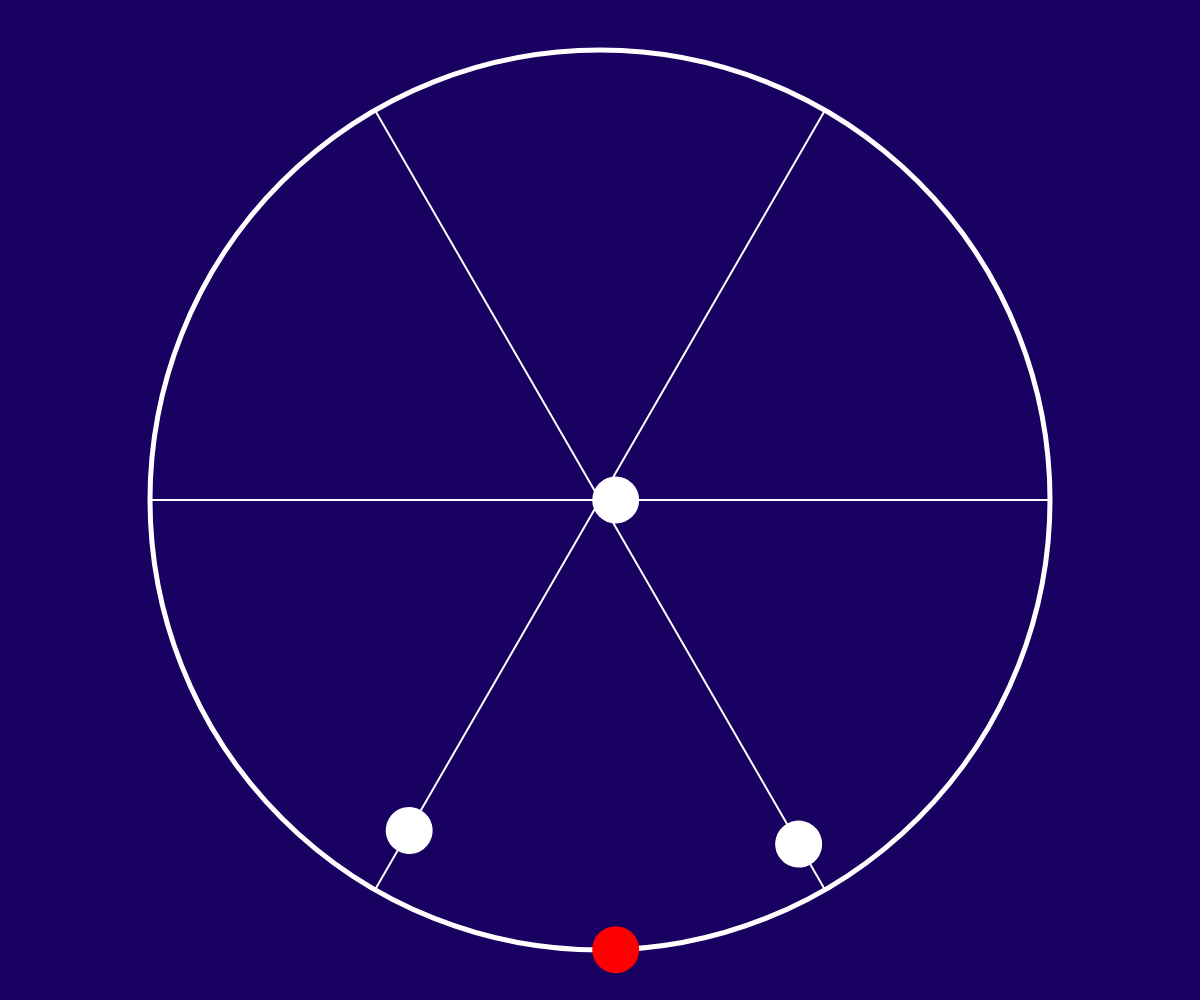
Frame 1 (no input)
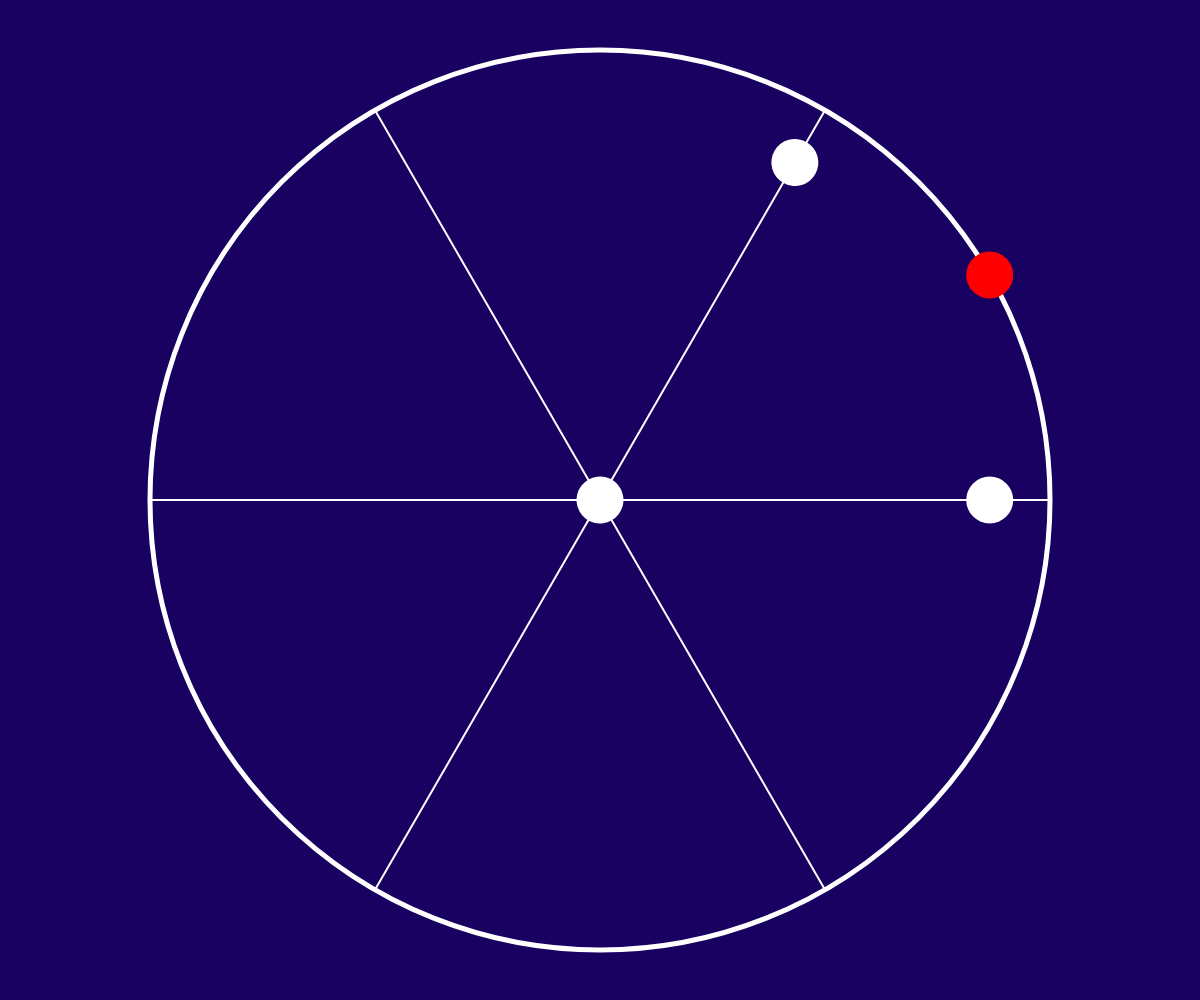
Frame 60 (no input)
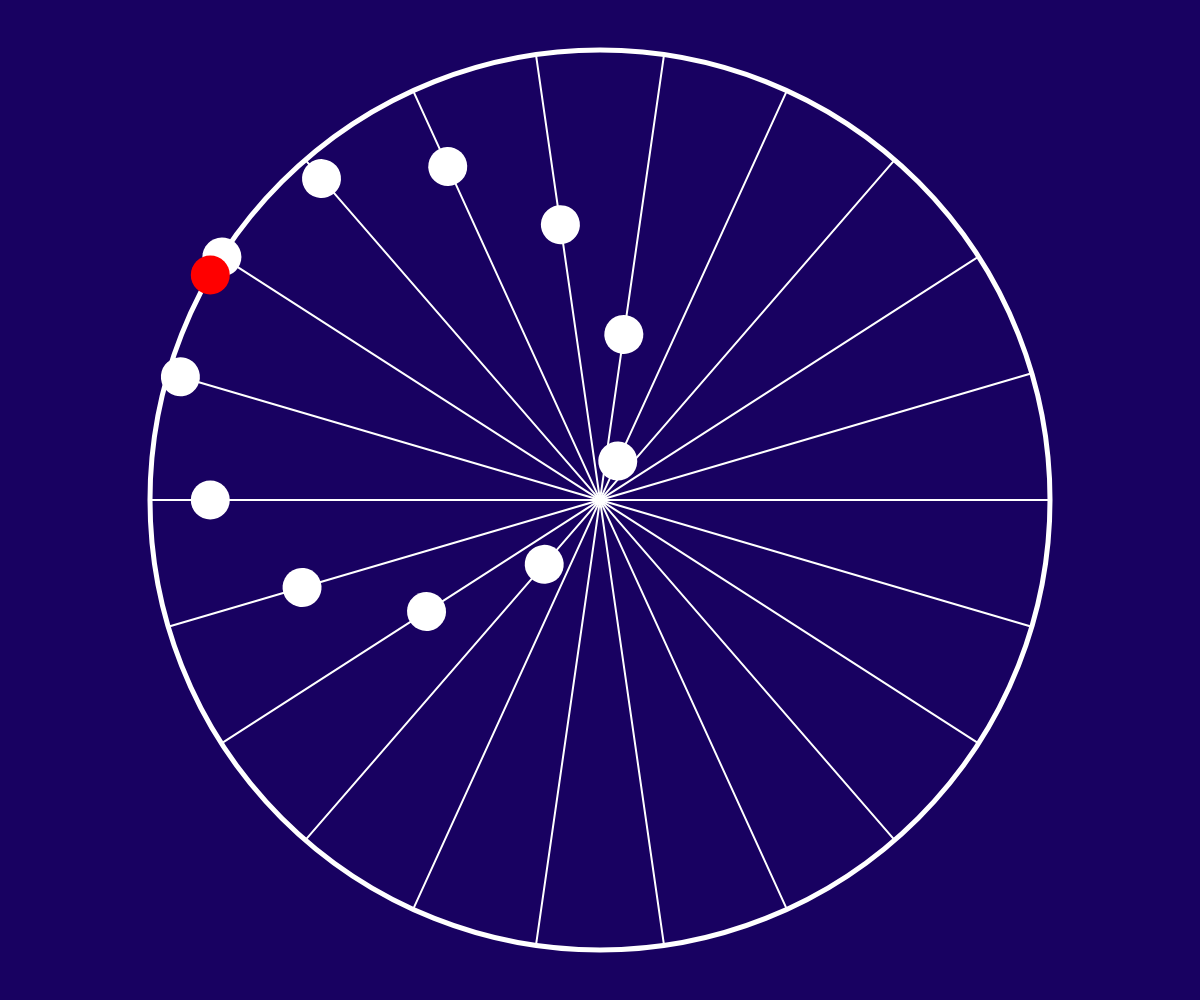
Frame 120 (the mouse pressed at the canvas centre since frame 60)

The p5.js sketch that drew these frames (run headless with seeded random() and noise() and a simulated clock; from frame 60 on, the mouse is pressed at the canvas centre):

// p5.js sketch
// ── sketch.js
let amount = 0;
let maxDiameter = 50;
let diameter;
let strkWeightOuterCicle = 5;
let strkWeightlines = 2;
let multiplier;
let offset;
let angleIncrementer = 0;
let speed = 2;

function setup() {
  createCanvas(windowWidth, windowHeight);
  noStroke();
  fill(255);
  angleMode(DEGREES);
  background(0);
  multiplier = (0.9 * windowHeight) / 2;
}

function windowResized() {
  resizeCanvas(windowWidth, windowHeight);
}

function draw() {
  background(24, 1, 97);
  translate(width / 2, height / 2);

  calcNewAmountAndDiameter();
  calcOffsetIncAngle();
  drawLines();
  drawOuterCircle();
  drawCircles();
  drawSingleCircle();
}

function drawCircles() {
  for (let i = 0; i < amount; i++) {
    let x = sin(i * offset + angleIncrementer) * multiplier;
    push();
    rotate(i * offset);
    circle(x, 0, diameter);
    pop();
  }
}

function calcNewAmountAndDiameter() {
  let newAmount = floor(map(mouseX, 0, width, 3, 20));
  if (newAmount % 2 != 0) {
    amount = newAmount;
    diameter = maxDiameter - amount;
  }
}

function calcOffsetIncAngle() {
  angleIncrementer = (angleIncrementer + speed) % 360;
  offset = 360 / amount;
}

function drawSingleCircle() {
  push();
  fill(255, 0, 0);
  let x = cos(-angleIncrementer + 90) * multiplier;
  let y = sin(-angleIncrementer + 90) * multiplier;
  circle(x, y, diameter);
  pop();
}

function drawLines() {
  push();
  stroke(255);
  strokeWeight(strkWeightlines);
  for (let i = 0; i < amount; i++) {
    push();
    rotate(i * offset);
    line(-multiplier, 0, multiplier, 0);
    pop();
  }
  pop();
}

function drawOuterCircle() {
  push();
  stroke(255);
  strokeWeight(strkWeightOuterCicle);
  noFill();
  circle(0, 0, multiplier * 2);
  pop();
}
